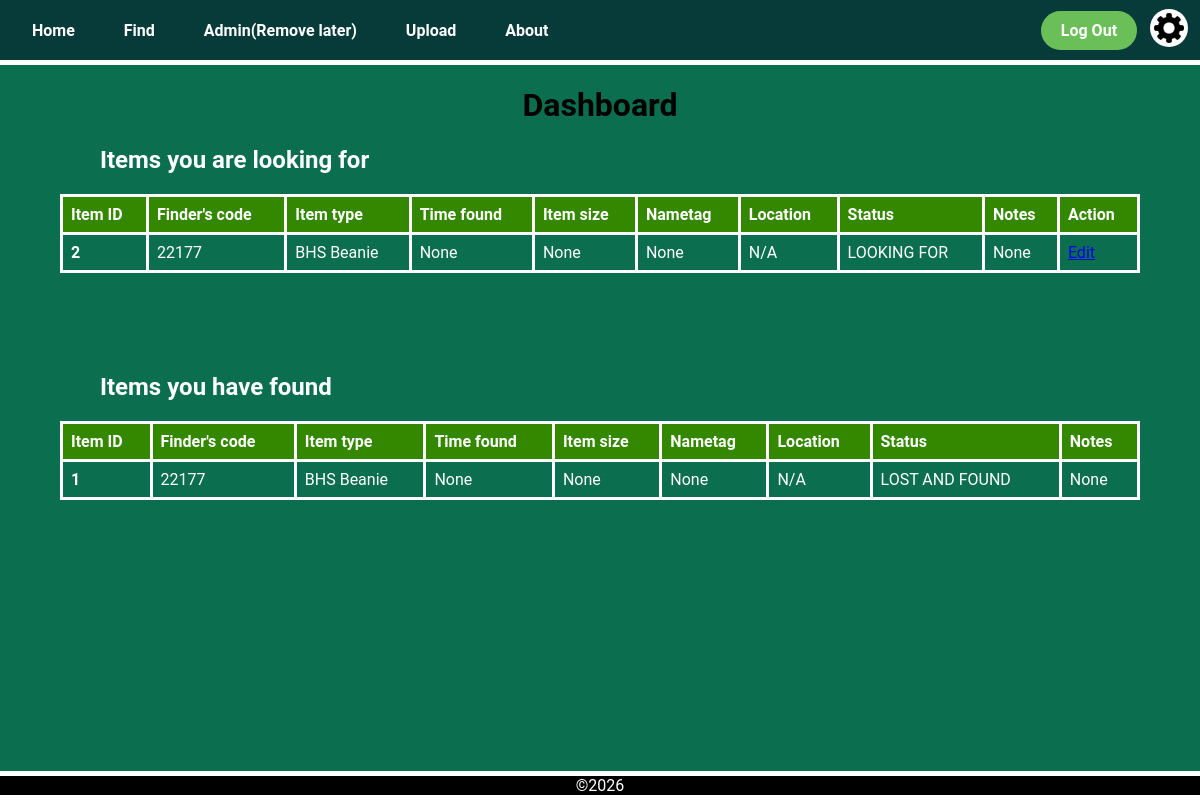
The page /dashboard (signed in) on the database its author committed.
### app.py (models this page shows)
class LostItem(db.Model):
    __tablename__ = 'lost_item'
    item_id = db.Column(db.Integer, primary_key=True)
    finder_id = db.Column(db.String(6), db.ForeignKey('user.user_id'))
    item_type = db.Column(db.String(50))
    time_found = db.Column(db.String(50))
    size = db.Column(db.String(50))
    nametag = db.Column(db.String(50))
    location = db.Column(db.String(50))
    status = db.Column(db.String(50))
    notes = db.Column(db.String(50))
    colours = db.relationship('Colour', secondary='lostitem_colour', backref='lost_items')

### app.py (the view)
@app.route('/dashboard', methods=['POST', 'GET'])
@login_required
def dashboard():
    lost_items = LostItem.query.filter_by(finder_id=current_user.school_code,
                                          status='LOOKING FOR').all()
    lost_and_found_items = LostItem.query.filter_by(finder_id=current_user.school_code,
                                                    status='LOST AND FOUND').all()
    return render_template('dashboard.html',
                           title='Dashboard',
                           lost_items=lost_items,
                           lost_and_found_items=lost_and_found_items,
                           user_name = (f'{current_user.first_name} {current_user.last_name}'))

### app.py (called while the page is built)
@login_manager.user_loader
def load_user(user_id):
    return User.query.get(int(user_id))

@app.context_processor
def inject_variables():
    return dict(show_footer=True,
                logged_in = current_user.is_authenticated)

@app.before_request
def before_request():
    if request.endpoint in ['logout', 'static']:
        return
    if current_user.is_authenticated is True:
            if current_user.clearance == 4:
                return render_template("error.html",
                                        title="Forbidden",
                                        error_title="Your account has been disabled",
                                        error_message="Please contact an admin")

### templates/dashboard.html (shortened to what this page needs)
{% extends "layout.html" %}
{% block content %}
<h1 class="title">
    Dashboard
</h1>
<table class="item_info_table">
  <h2 class="sub_heading">Items you are looking for</h2>
    <tr>
      <th class="item_info_header">Item ID</th>
      <th class="item_info_header">Finder's code</th>
      <th class="item_info_header">Item type</th>
      <th class="item_info_header">Time found</th>
      <th class="item_info_header">Item size</th>
      <th class="item_info_header">Nametag</th>
      <th class="item_info_header">Location</th>
      <th class="item_info_header">Status</th>
      <th class="item_info_header">Notes</th>
      <th class="item_info_header">Action</th>
    </tr>
    {% for item in lost_items %}
    <tr class="item_info_row">
      <th>{{item.item_id}}</th>
      <td>{{item.finder_id}}</td>
      <td>{{item.item_type}}</td>
      <td>
        {% if item.time_found is not none %}
          ({{ item.time_found[11:16] }})<br>{{ item.time_found[8:10] }}/{{ item.time_found[5:7] }}/{{ item.time_found[0:4] }}
        {% else %}
          {{item.time_found}}
        {% endif %}
      </td>
      <td>{{item.size}}</td>
      <td>{{item.nametag}}</td>
      <td>{{item.location}}</td>
      <td>{{item.status}}</td>
      <td>{{item.notes}}</td>
      <td class="edit_item_button"><a href="/item/{{item.item_id}}">Edit</a></td>
    </tr>
    {% endfor %}
</table>
<table class="item_info_table">
  <h2 class="sub_heading">Items you have found</h2>
    <tr>
      <th class="item_info_header">Item ID</th>
      <th class="item_info_header">Finder's code</th>
      <th class="item_info_header">Item type</th>
      <th class="item_info_header">Time found</th>
      <th class="item_info_header">Item size</th>
      <th class="item_info_header">Nametag</th>
      <th class="item_info_header">Location</th>
      <th class="item_info_header">Status</th>
      <th class="item_info_header">Notes</th>
    </tr>
    {% for item in lost_and_found_items %}
    <tr class="item_info_row">
      <th>{{item.item_id}}</th>
      <td>{{item.finder_id}}</td>
      <td>{{item.item_type}}</td>
      <td>
        {% if item.time_found is not none %}
          ({{ item.time_found[11:16] }})<br>{{ item.time_found[8:10] }}/{{ item.time_found[5:7] }}/{{ item.time_found[0:4] }}
        {% else %}
          {{item.time_found}}
        {% endif %}
      </td>
      <td>{{item.size}}</td>
      <td>{{item.nametag}}</td>
      <td>{{item.location}}</td>
      <td>{{item.status}}</td>
      <td>{{item.notes}}</td>
    </tr>
    {% endfor %}
</table>
{% endblock %}

### templates/layout.html (shortened to what this page needs)
<!DOCTYPE html>
<html lang="en">
<head>
    <link rel="stylesheet" href="../static/css/style.css">
</head>
<body>
    <nav>{% include "navigation.html"%}</nav>
    <main>{% block content %} {% endblock %}</main>
    {% if show_footer %}
    <footer>
        ©2026
    </footer>
    {% endif %}
</body>
</html>

### templates/navigation.html
<div class="navigation_bar">
    <div class="navigation_links">
        <a href="/home">Home</a>
        <a href="/find">Find</a>
        <a href="/admin">Admin(Remove later)</a>
        <a href="/upload">Upload</a>
        <a href="/about">About</a>
    </div>
    {% if logged_in %}
    <div class="navigation_buttons">
        <div class="signlog">
            <a href="logout">Log Out</a>
        </div>
        <a class="settings_button" href="settings">
            <img src="/static/images/settings_button.png" alt="Settings">
        </a>
    </div>
    {% else %}
    <div class="signlog">
        <a href="/login">Login</a>
        <a href="/signup">Signup</a>
    </div>
    {% endif %}
</div>

### static/css/style.css (style rules this page uses)
body { background-color: var(--dark-emerald); font-family: "Roboto", sans-serif; margin: 0; padding: 0; color: black; }
.title { text-align: center; }
:root { --dark-teal: #073b3aff; --dark-emerald: #0b6e4fff; --medium-jungle: #08a045ff; --moss-green: #6bbf59ff; --soft-fawn: #ddb771ff; --transition-time: 0.4s; }
.navigation_bar { background-color: var(--dark-teal); display: flex; justify-content: space-between; align-items: center; padding: 0 12px; margin-left: 0; border-bottom: 5px solid white; height: 60px; }
.navigation_links a { margin-right: 5px; padding: 20px 20px; border-radius: 2px; color: #FFFFFF; font-weight: bold; text-decoration: none; height: 100%; transition: var(--transition-time); }
.signlog a { margin-right: 0px; margin-left: 9px; background-color: var(--moss-green); color:#FFFFFF; padding: 10px 20px; border-radius: 50px; font-weight: bold; text-decoration: none; transition: var(--transition-time); }
.signlog, .settings_button { display: inline-block; vertical-align: middle; }
.settings_button img { width: 30px; height: 30px; margin: 0; padding: 4px; background-color: white; border-radius: 100%; cursor: pointer; margin-left: 9px; }
.sub_heading { text-align: left; color: white; margin-left: 100px; }
.item_info_table { border-collapse: collapse; width: 90%; margin: 0 auto 100px auto; text-align: left; color: #FFFFFF; border: 3px solid white; }
.item_info_table th { border: 3px solid white; text-align: left; padding: 8px; }
.item_info_table td { border: 3px solid white; text-align: left; padding: 8px; }
.item_info_header { background-color: #338800; }
footer { background-color: #000000; border-top: 5px solid white; border-bottom: 5px solid white; text-align: center; color: white; width: 100%; position: fixed; bottom: 0; }

### rows shown on the page
LostItem: item_id "2", finder_id "22177", item_type "BHS Beanie", time_found "None", size "None", nametag "None", location "N/A", status "LOOKING FOR", notes "None"
LostItem: item_id "1", finder_id "22177", item_type "BHS Beanie", time_found "None", size "None", nametag "None", location "N/A", status "LOST AND FOUND", notes "None"
